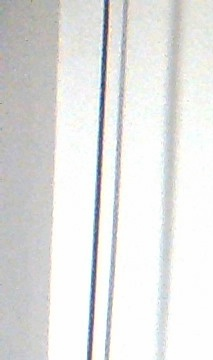
#> input picture images_classify/images/11.jpg, 213 x 360 px, given as the content of the folder images/images_classify/images/11.jpg/, which was not available
$ python resize.py
#> lines starting #> are read from the running program, lines starting #| are printed output that depends on the picture
import cv2
import numpy as np
import os

obj = raw_input("Please input the object name:")
#> the answer given: images_classify/images/11.jpg
num = 0

if not os.path.exists("resized/%s/" % obj):
    os.makedirs("resized/%s/" % obj)

for image in os.listdir("images/%s/" % obj):
    img = cv2.imread(("images/%s/") % obj + image)
#> img is the input picture: shape (360, 213, 3); mean B, G, R 225.8, 226.8, 226.3
    re_img = cv2.resize(img, (512, 512))
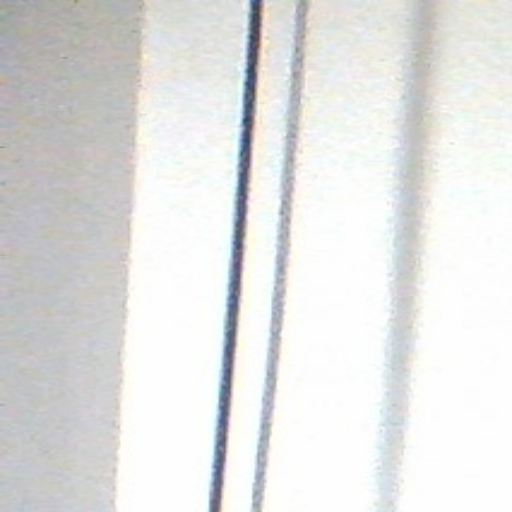
#> re_img: shape (512, 512, 3); mean B, G, R 225.7, 226.7, 226.2
    cv2.imwrite(("resized/%s/" + str(num) + ".jpg") % obj, re_img)
    num += 1
    print(image + ' resized over')

$ run again, on images_classify/images/12.jpg
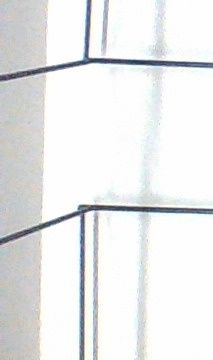
#> input picture images_classify/images/12.jpg, 213 x 360 px, given as the content of the folder images/images_classify/images/12.jpg/, which was not available
#> img is the input picture: shape (360, 213, 3); mean B, G, R 234.7, 234.4, 233.3
#> `re_img = cv2.resize(img, (512, 512))`:
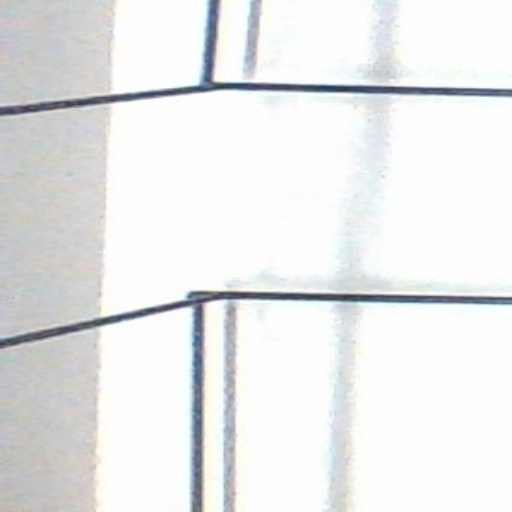
#> re_img: shape (512, 512, 3); mean B, G, R 234.6, 234.3, 233.2

$ run again, on images_classify/images/2.jpg
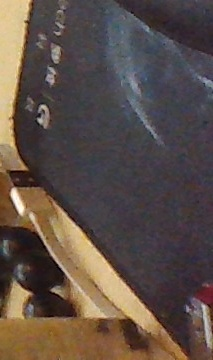
#> input picture images_classify/images/2.jpg, 213 x 360 px, given as the content of the folder images/images_classify/images/2.jpg/, which was not available
#> img is the input picture: shape (360, 213, 3); mean B, G, R 71.5, 78.9, 92.5
#> `re_img = cv2.resize(img, (512, 512))`:
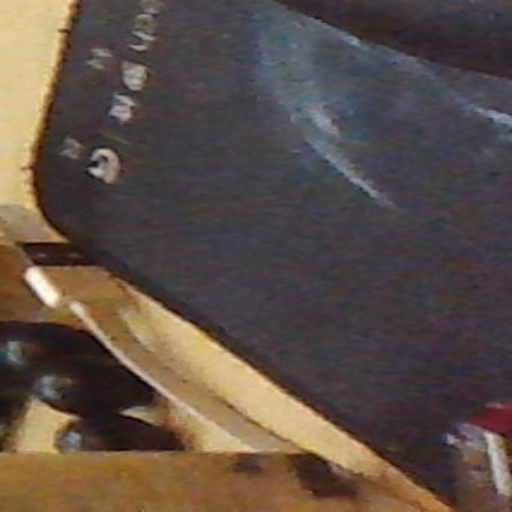
#> re_img: shape (512, 512, 3); mean B, G, R 71.4, 78.8, 92.4
